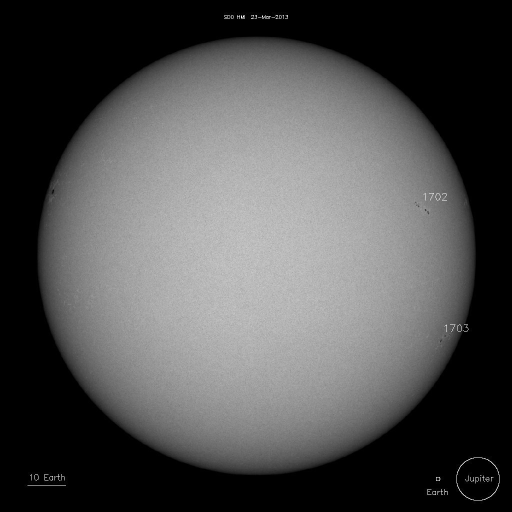
#> input picture data/sunspots/sunspots_1024_20130323.jpg, 1024 x 1024 px (shown at 1/2 size); its folder holds only this picture in this run
$ jupyter execute --allow-errors sunspots.ipynb   (shell and % lines are left out)
#> lines starting #> are read from the running program, lines starting #| are printed output that depends on the picture
[cell 1]
import os
import math

import cv2

import numpy as np
import pandas as pd

import matplotlib
import matplotlib.pyplot as plt
import matplotlib.image as mpimg
import matplotlib.patches as patches

from uncertainties import ufloat
from uncertainties.umath import acos, sqrt

[cell 2]
DATA_PATH = "../data/sunspots/"
TEST_FILE = "sunspots_1024_20130326.jpg"

[cell 3]
# global variables
# crop rectangular coordinates and width + height
x, y, h, w = 74, 71, 875, 875

# sun radius
r_sun = 696342 # km

# per pixel (rounded) resolution in km
px_w, px_h = round(2 * r_sun / w), round(2 * r_sun / h)
print("Horizontale und vertikale Auflösung in km: ", px_w, px_h)

[cell 4]
def read_file(path, file_name, show=False):
#> call 2 of read_file, with path = '../data/sunspots/', file_name = 'sunspots_1024_20130323.jpg', show = False
#> in read_file, img is the input picture: shape (1024, 1024); min 0, max 255, mean 80.1
#> in read_file (call 2), `fig.savefig(f"check_scale_{file_name}")`:
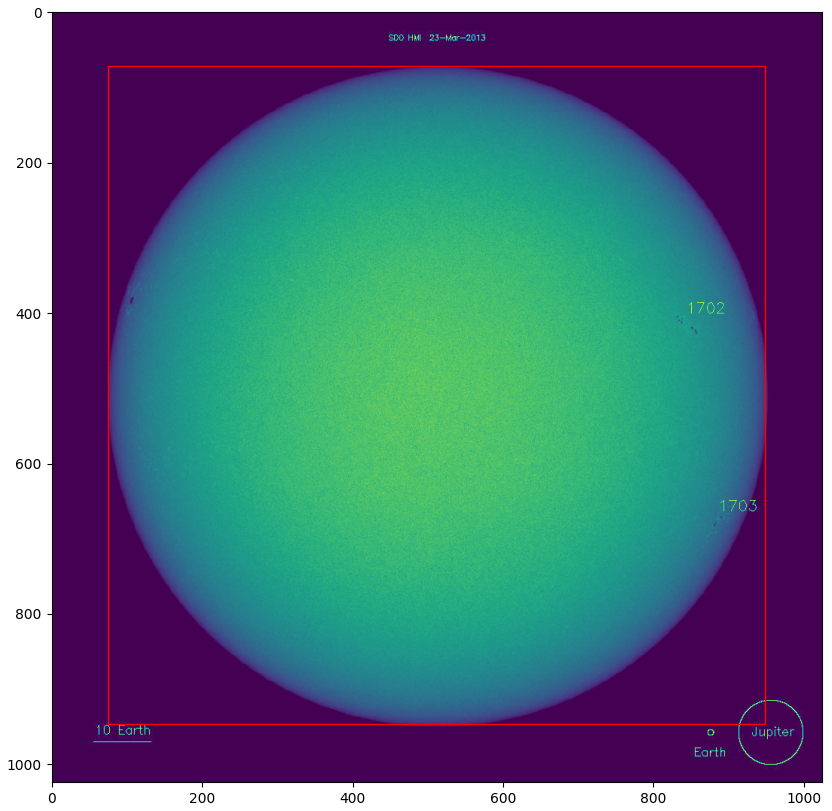
#> figure drawn by matplotlib, 1 panel
    img = cv2.imread(os.path.join(path, file_name), 0)

    fig, ax = plt.subplots(1, figsize=(10,10))

    rect = patches.Rectangle((x,y), w, h, linewidth=1, edgecolor='r', facecolor='none')
    ax.add_patch(rect)

    plt.imshow(img)
    fig.savefig(f"check_scale_{file_name}")
    if not show:
        fig.clf()

    return img

[cell 5]
def get_circles(img, file_name, show=False):
#> called with file_name = 'sunspots_1024_20130323.jpg', show = False
    img = img[y:y+h, x:x+w]
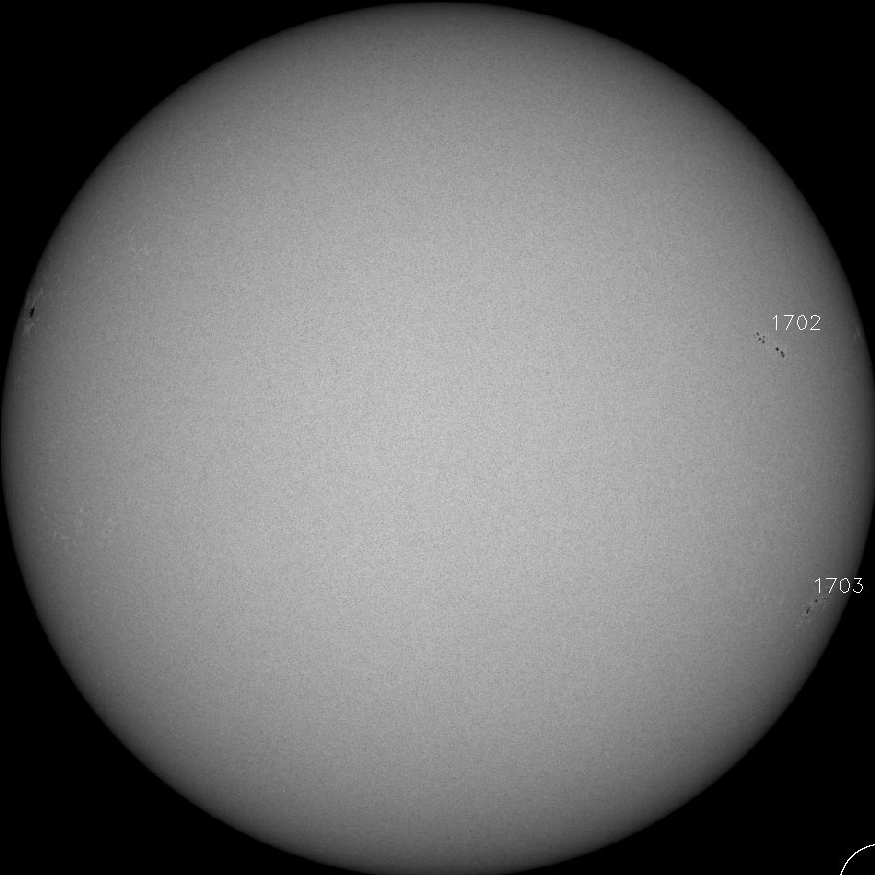
#> img: shape (875, 875); min 0, max 255, mean 109.3
    img = cv2.medianBlur(img,5)

    cimg = cv2.cvtColor(img, cv2.COLOR_GRAY2BGR)

    circles = cv2.HoughCircles(img,cv2.HOUGH_GRADIENT,1,10,param1=50,param2=10,minRadius=0,maxRadius=20)
#> circles = [[836.5, 605.5, 8], [812.5, 593.5, 12.2], [27.5, 311.5, 7.4], [687.5, 100.5, 18.3]]

    annotations = []
    if circles is not None:
        circles = np.uint16(np.around(circles))
#> circles = [[836, 606, 8], [812, 594, 12], [28, 312, 7], [688, 100, 18]]
        for i in circles[0,:]:
            # draw the outer circle
            cv2.circle(cimg,(i[0],i[1]),i[2],(0,255,0),2)
            # draw the center of the circle
            cv2.circle(cimg,(i[0],i[1]),2,(0,0,255),3)
            annotations.append([i[0], i[1]])
#> this loop made 4 passes
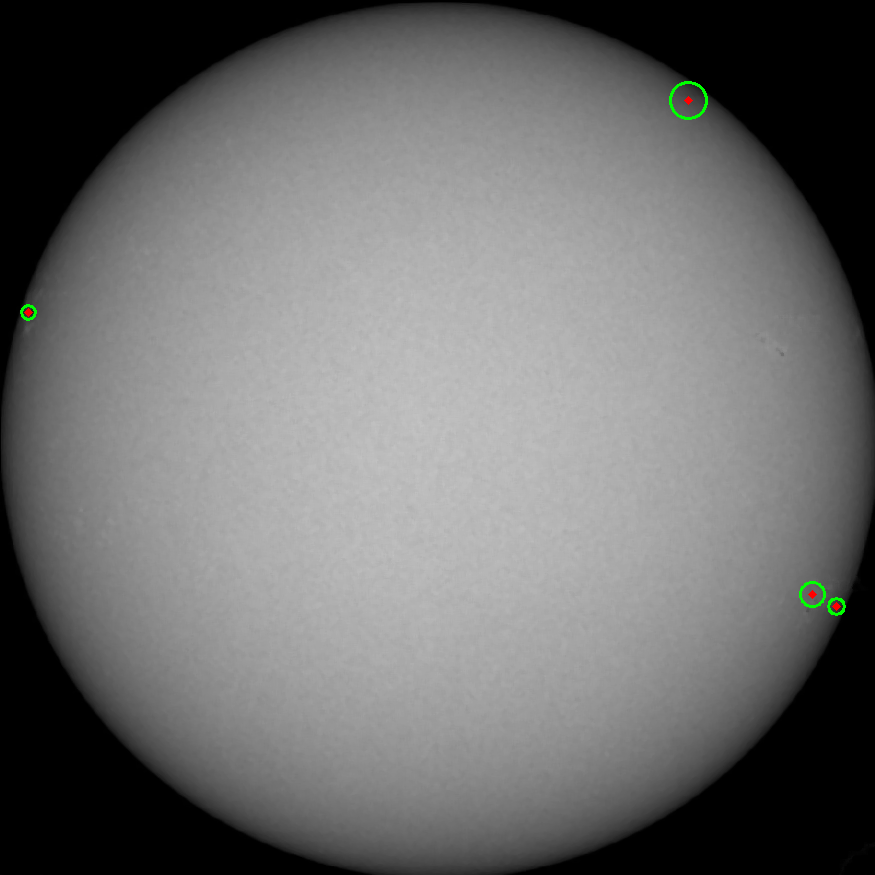
#> cimg: shape (875, 875, 3); mean B, G, R 109.2, 109.5, 109.2
#> after the loop, annotations = [[836, 606], [812, 594], [28, 312], [688, 100]]
    else:
        circles = []

    f, axs = plt.subplots(figsize=(20,20))
    plt.subplot(121)
    plt.imshow(img, cmap = 'gray')
    plt.title('Original Image')
    plt.xticks([]), plt.yticks([])
    plt.subplot(122)
    plt.imshow(cimg, cmap = 'gray')
    plt.title('Modified Image'), plt.xticks([]), plt.yticks([])
    plt.annotate(f"+ (0,0)", (w / 2, h / 2), color="red")
    for a in annotations:
        plt.annotate(f"({a[0]}, {a[1]})", (a[0], a[1]))
#> this loop made 4 passes

    plt.savefig(f"circles_{file_name}")
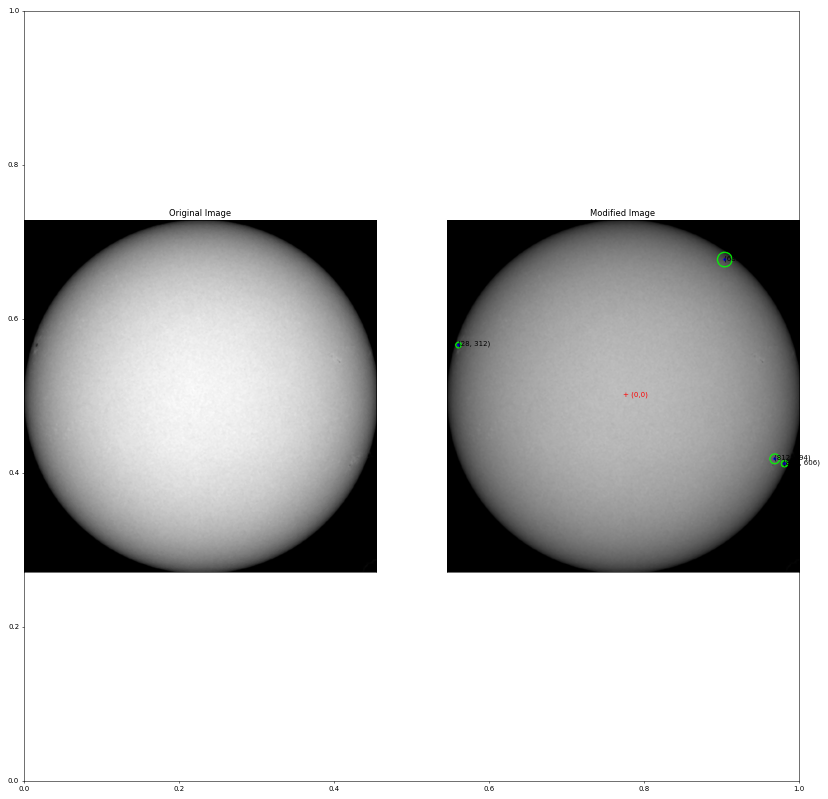
#> figure drawn by matplotlib, 2 panels; B, G, R data is drawn as R, G, B
    if not show:
        plt.clf()

    return circles

[cell 6]
def calc_phi(circles, file_name):
#> called with circles = array of shape (1, 4, 3), file_name = 'sunspots_1024_20130323.jpg'
    if len(circles) > 0:
        phis = []
        for idx, circle in enumerate(circles[0]):
            print(f"> Circle #{idx}")
            (x_px, y_px, r_px) = (circle[0], circle[1], circle[2])
            print(f"Pixel coordinates (x, y, r)=({x_px}px, {y_px}px, {r_px}px)")
            # set (0, 0) to center of sun
            (x, y, r) = (x_px - w / 2, y_px - h / 2, r_px)
            print(f"Centered pixel coordinates (x, y, r)=({x}px, {y}px, {r}px)")
            # transform from index position to position/distance in km
            (x, y, r) = (x * px_w, y * px_h, r * px_w)
            print(f"Centered scaled coordinates (x, y, r)=({x:.0f}km, {y:.0f}km, {r:.0f}km)")

            x_unc = ufloat(x, r)
            y_unc = ufloat(y, r)
            print(f"(x, y)-coordinates with radius as uncertainty: ({x_unc}, {y_unc})")

            # effective radius at sunspot latitude
            #r_eff_ss = math.sqrt(r_sun**2 - y**2)
            #print(f"Effective radius at sunspot latitude: {r_eff_ss} km")
            r_eff_ss_unc = sqrt(r_sun**2 - y_unc**2)
            print(f"Effective radius at sunspot latitude: {r_eff_ss_unc} km")

            # phi
            if abs(x_unc) > abs(r_eff_ss_unc):
                print(f"WARN: X greater than eff. radius (x={x_unc}, r_eff={r_eff_ss_unc})")
                #phi = np.nan
                phi_unc = ufloat(np.nan, np.nan)
            else:
                #phi = math.acos(x / r_eff_ss)
                phi_unc = acos(x_unc / r_eff_ss_unc)

            print(f"Phi={phi_unc}")
            phis.append([x_px, y_px, r_px, x_unc, y_unc, r_eff_ss_unc, phi_unc, pd.to_datetime(file_name.replace(".jpg", "").replace("sunspots_1024_", ""))])
#> this loop made 1 pass
#> (x_px, y_px, r_px, x, y, r) on pass 1: (836, 606, 8, 634412, 268252, 12736)
#| > Circle #0
#| Pixel coordinates (x, y, r)=(836px, 606px, 8px)
#| Centered pixel coordinates (x, y, r)=(398.5px, 168.5px, 8px)
#| Centered scaled coordinates (x, y, r)=(634412km, 268252km, 12736km)
#> after the loop, phis = []

        df = pd.DataFrame(data=phis, columns=["x_py", "y_px", "r_py", "x", "y", "r_eff_ss", "phi", "day"])
        out_filename = f"phi_{file_name.replace('.jpg', '.csv')}"
        df.to_csv(out_filename, sep=";")
        print(f"Saved data to {out_filename}")
    else:
        print("No circles found")

#> (a cell that did not finish here is left out)

#> (a cell that did not finish here is left out)

#> (a cell that did not finish here is left out)

[cell 10]
files = [f for f in os.listdir(DATA_PATH) if f.endswith(".jpg")]

for f in files:
    print(f"===\nFilename: {f}")
    img = read_file(DATA_PATH, f)
    circles = get_circles(img, f)
    print(calc_phi(circles, f))
#> (the call stopped at in calc_phi, `x_unc = ufloat(x, r)`: uncertainties is not available in this run)
